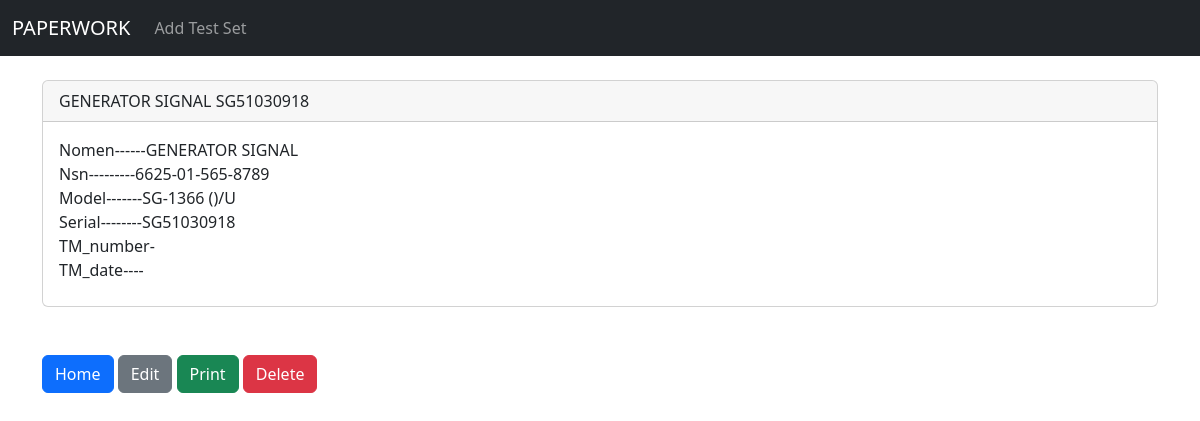
The page /paperwork/testset/8 on the database its author committed.
### messwithpaperwork/models.py (models this page shows, shortened)
class TestSet(models.Model):
    nomenclature = models.TextField(null=True, blank=True, max_length=100)
    nsn = models.TextField(null=True, blank=True, max_length=20)
    model = models.TextField(null=True, blank=True, max_length=20)
    serial_number = models.TextField(null=True, blank=True, max_length=30)
    tm_number = models.TextField(null=True, blank=True, max_length=50)
    tm_date = models.TextField(null=True, blank=True, max_length=20)

### messwithpaperwork/views.py (the view)
# urls.py: path('testset/<int:pk>', views.testSet, name='testSet'),
def testSet(request, pk):
    testSet = TestSet.objects.get(id=pk)
    return render(request, 'testSet.html', {'testSet': testSet})

### messwithpaperwork/templates/testSet.html
{% extends 'main.html' %}
{% block content%}
<div class="card">
  <div class="card-header">
      {{testSet.nomenclature}}
      {{testSet.serial_number}}
  </div>
  <div class="card-body">
    <p class="card-title">
        Nomen------{{testSet.nomenclature}} <br/>
        Nsn---------{{testSet.nsn}} <br/>
        Model-------{{testSet.model}} <br/>
        Serial--------{{testSet.serial_number}} <br/>
        TM_number-{{testSet.tm_number}} <br/>
        TM_date----{{testSet.tm_date}}
    </p>
  </div>
</div>
<br/><br/>
<a href="{% url 'home' %}" class="btn btn-primary">Home</a>
<a href="{% url 'edit_testset' testSet.id %}" class="btn btn-secondary">Edit</a>
<a href="{% url 'print_testset' testSet.id %}" class="btn btn-success">Print</a>
<a href="{% url 'delete_testset' testSet.id %}" class="btn btn-danger">Delete</a>
{% endblock content %}

### rows shown on the page
TestSet: nomenclature "GENERATOR SIGNAL", serial_number "SG51030918", nsn "6625-01-565-8789", model "SG-1366 ()/U"
